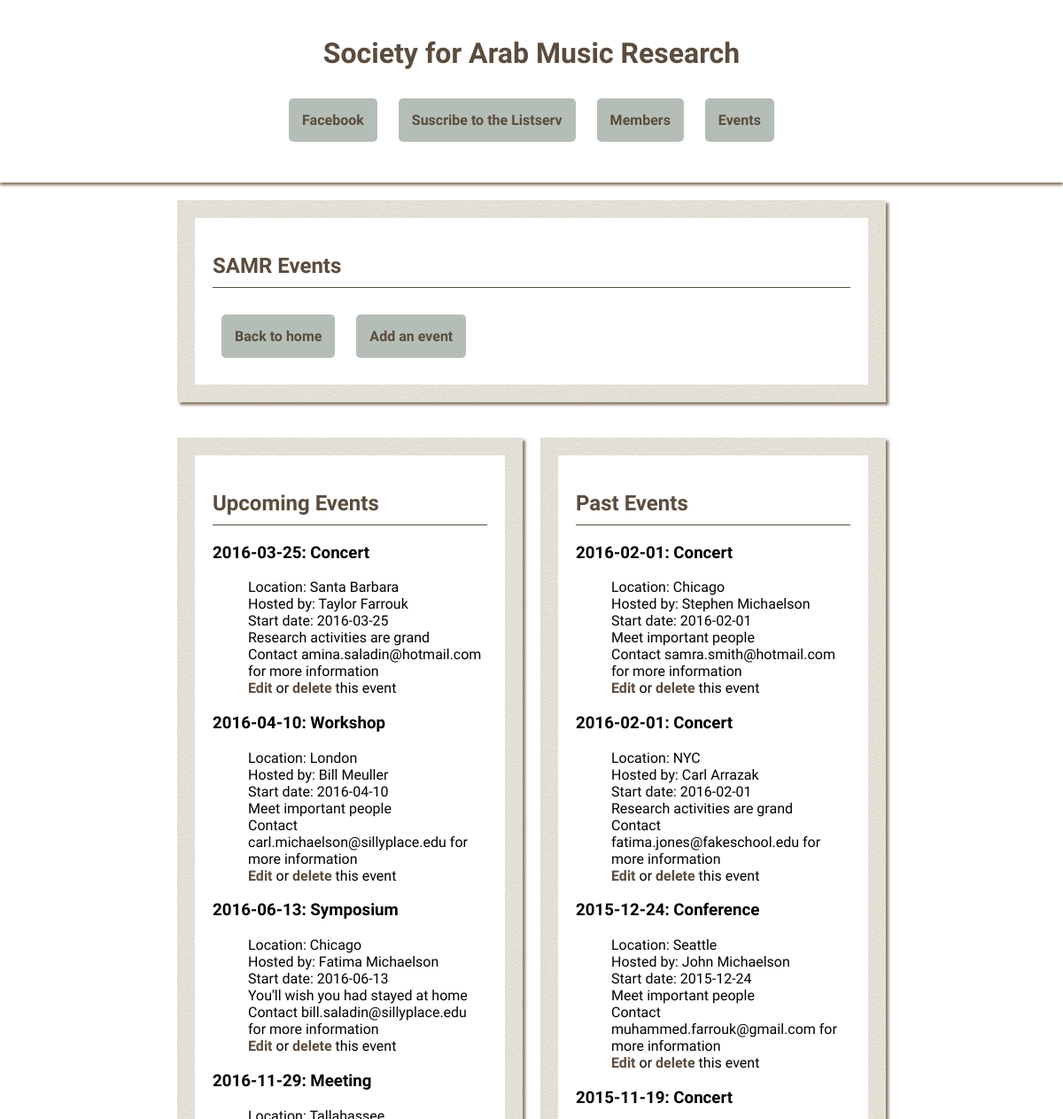
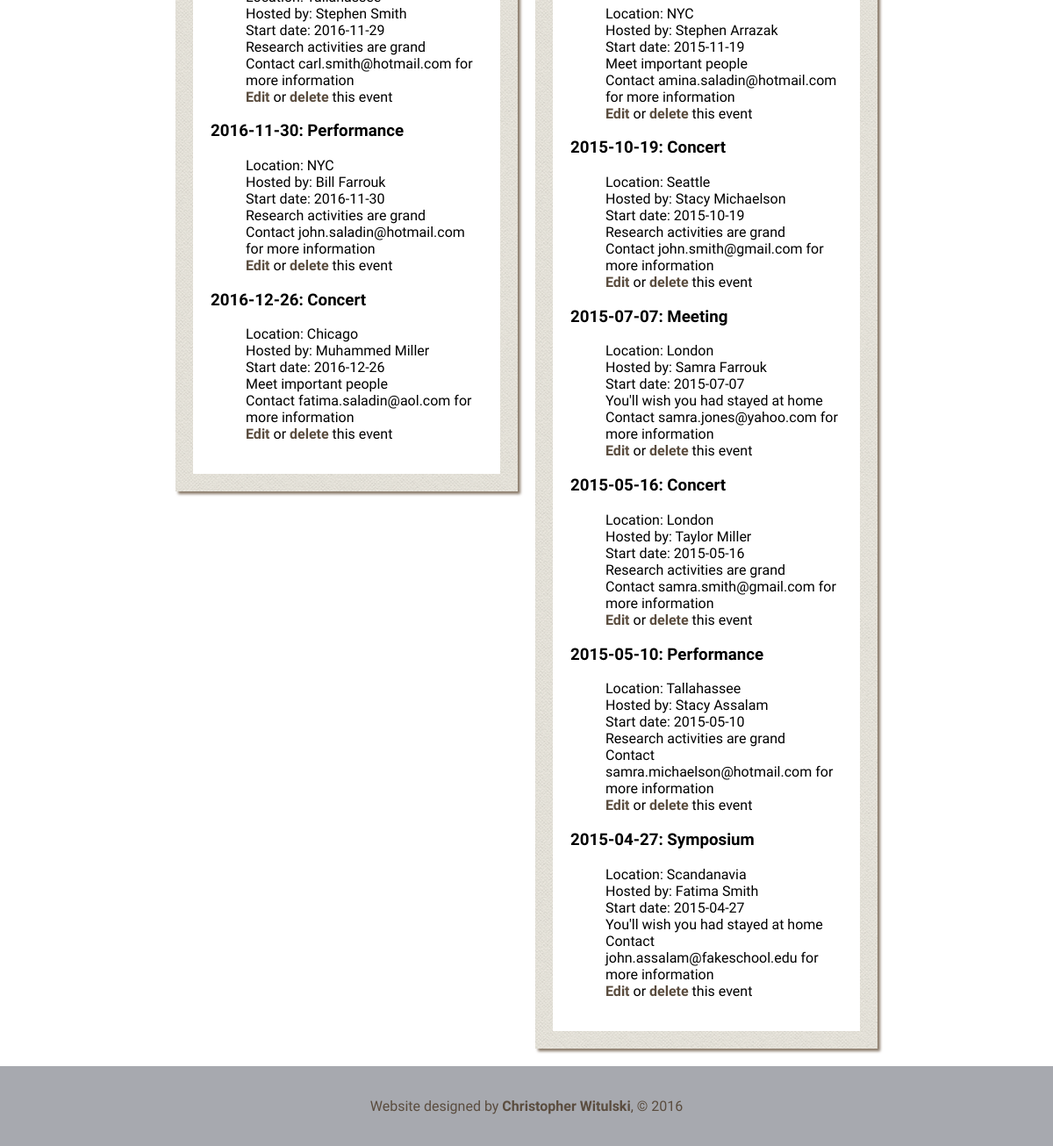
Screenshot of /events/ with the database file from the repository (2 pictures, top to bottom).
### samr_db_setup.py (models this page shows)
class Event(Base):
	__tablename__ = 'event'
	title = Column(String(80), nullable = False)
	location = Column(String(250), nullable = False)
	description = Column(String(250), nullable = True)
	start_date = Column(String(10), nullable = False)
	id = Column(Integer, primary_key = True)
	host_name = Column(String(80), nullable = True)
	contact = Column(String(80), nullable = True)

### samr.py (the view)
@app.route('/events/')
def events():
	today = datetime.date.today()
	upcoming = session.query(Event).filter(Event.start_date >= today).order_by(Event.start_date)
	past = session.query(Event).filter(Event.start_date < today).order_by(Event.start_date.desc())
	return render_template('events.html', upcoming = upcoming, past = past)

### templates/events.html (shortened to what this page needs)
<html>
<head>
	<link rel=stylesheet type=text/css href="{{ url_for('static', filename = 'styles.css') }}">
</head>
<body>
<div id = "header">
	<a href = "{{ url_for('home') }}"><h1>Society for Arab Music Research</h1></a>
	<p class = "menu">
		<span class="menu-item"><a class='button' href= "https://www.facebook.com/groups/378262162265234" target = "_blank">Facebook</a></span>
		<span class="menu-item"><a class='button' href="http://www.mailman.srv.ualberta.ca/mailman/listinfo/samr-list" target="_blank">Suscribe to the Listserv</a></span>
		<span class="menu-item"><a class='button' href="{{ url_for( 'bios' ) }}">Members</a></span>
		<span class="menu-item"><a class='button' href="{{ url_for( 'events' ) }}">Events</a></span>
	</p>
</div>
<div id = "wrapper">
	<div class='outer full'>
		<div class = 'inner'>
			<h2>SAMR Events</h2>
			<a class = 'button' href= "{{ url_for('home') }}">Back to home</a>
			<a class = 'button' href="{{ url_for('addEvent') }}">Add an event</a>
		</div>
	</div>
	<div class='outer left'>
		<div class = 'inner'>
			<h2>Upcoming Events</h2>
			{% for u in upcoming %}
			<h3>{{ u.start_date }}: {{ u.title }}</h3>
			<ul class = 'event-listing'>
				<li>Location: {{ u.location }}</li>
				<li>Hosted by: {{ u.host_name }}</li>
				<li>Start date: {{ u.start_date }}</li>
				<li>{{ u.description }}</li>
				<li>Contact {{ u.contact }} for more information</li>
				<li><a href="{{ url_for('editEvent', event_id=u.id) }}">Edit</a> or
					<a href="{{ url_for('deleteEvent', event_id=u.id) }}">delete</a> this event</a></li>
			</ul>
			{% endfor %}
		</div>
	</div>
	<div class = 'outer right'>
		<div class = 'inner'>
			<h2>Past Events</h2>
			{% for p in past %}
			<h3>{{ p.start_date }}: {{ p.title }}</h3>
			<ul class = 'event-listing'>
				<li>Location: {{ p.location }}</li>
				<li>Hosted by: {{ p.host_name }}</li>
				<li>Start date: {{ p.start_date }}</li>
				<li>{{ p.description }}</li>
				<li>Contact {{ p.contact }} for more information</li>
				<li><a href="{{ url_for('editEvent', event_id=p.id) }}">Edit</a> or
					<a href="{{ url_for('deleteEvent', event_id=p.id) }}">delete</a> this event</a></li>
			</ul>
			{% endfor %}
		</div>
	</div>
</div>
<div id = "footer">
	<p>Website designed by <a target='_blank' href="http://witulski.wordpress.com">Christopher Witulski</a>, &copy; 2016</p>
</div>
</body>

### static/styles.css (style rules this page uses)
@media screen and (min-width: 801px) { #wrapper { width: 800px; } }
@media screen and (min-width: 801px) { .outer { width: calc((100% - 100px) / 2); margin-top: 20px; margin-bottom: 20px; } }
@media screen and (min-width: 801px) { .left { float: left; } }
@media screen and (min-width: 801px) { .right { float: right; } }
@media screen and (min-width: 801px) { .full { width: calc(100% - 40px); } }
body { font-family: 'Old Standard TT', serif; margin: 0px 0px; background-image: url('/static/bg.jpg'); background-size: cover; background-attachment: fixed; }
h1 { font-family: 'Dancing Script', cursive; font-weight: 700; color: #5a4c3e; }
h2 { color: #5a4c3e; font-family: 'Dancing Script', cursive; font-weight: 700; display: block; padding-bottom: 10px; border-bottom: 1px solid #5a4c3e; }
a { text-decoration: none; font-weight: 700; color: #5a4c3e; }
#header { text-align: center; padding-top: 20px; padding-bottom: 20px; background: white; margin: 0; box-shadow: 0px 3px 3px #897968; }
#footer { text-align: center; padding-top: 20px; padding-bottom: 20px; background: #a7a9af; color: #5a4c3e; margin-bottom: 0; clear: both; }
.menu-item { list-style: none; display: inline-block; border-radius: 5px; }
.button { display: inline-block; padding: 15px; background-color: #b4beb7; border-radius: 5px; margin: 10px; }
#wrapper { margin: auto; }
.outer { display: inline-block; padding: 20px; background-image: url('/static/paper.png'); box-shadow: 3px 3px 3px #897968; }
.inner { background-color: white; margin: 0px; padding: 20px; }
.event-listing { list-style: none; }

### rows the page displays
Event: start_date "2016-03-25", title "Concert", location "Santa Barbara", host_name "Taylor Farrouk", description "Research activities are grand", contact "amina.saladin@hotmail.com"
Event: start_date "2016-04-10", title "Workshop", location "London", host_name "Bill Meuller", description "Meet important people", contact "carl.michaelson@sillyplace.edu"
Event: start_date "2016-06-13", title "Symposium", location "Chicago", host_name "Fatima Michaelson", description "You'll wish you had stayed at home", contact "bill.saladin@sillyplace.edu"
Event: start_date "2016-11-29", title "Meeting", location "Tallahassee", host_name "Stephen Smith", description "Research activities are grand", contact "carl.smith@hotmail.com"
Event: start_date "2016-11-30", title "Performance", location "NYC", host_name "Bill Farrouk", description "Research activities are grand", contact "john.saladin@hotmail.com"
Event: start_date "2016-12-26", title "Concert", location "Chicago", host_name "Muhammed Miller", description "Meet important people", contact "fatima.saladin@aol.com"
Event: start_date "2016-02-01", title "Concert", location "Chicago", host_name "Stephen Michaelson", description "Meet important people", contact "samra.smith@hotmail.com"
Event: start_date "2016-02-01", title "Concert", location "NYC", host_name "Carl Arrazak", description "Research activities are grand", contact "fatima.jones@fakeschool.edu"
Event: start_date "2015-12-24", title "Conference", location "Seattle", host_name "John Michaelson", description "Meet important people", contact "muhammed.farrouk@gmail.com"
Event: start_date "2015-11-19", title "Concert", location "NYC", host_name "Stephen Arrazak", description "Meet important people", contact "amina.saladin@hotmail.com"
Event: start_date "2015-10-19", title "Concert", location "Seattle", host_name "Stacy Michaelson", description "Research activities are grand", contact "john.smith@gmail.com"
Event: start_date "2015-07-07", title "Meeting", location "London", host_name "Samra Farrouk", description "You'll wish you had stayed at home", contact "samra.jones@yahoo.com"
Event: start_date "2015-05-16", title "Concert", location "London", host_name "Taylor Miller", description "Research activities are grand", contact "samra.smith@gmail.com"
Event: start_date "2015-05-10", title "Performance", location "Tallahassee", host_name "Stacy Assalam", description "Research activities are grand", contact "samra.michaelson@hotmail.com"
Event: start_date "2015-04-27", title "Symposium", location "Scandanavia", host_name "Fatima Smith", description "You'll wish you had stayed at home", contact "john.assalam@fakeschool.edu"
